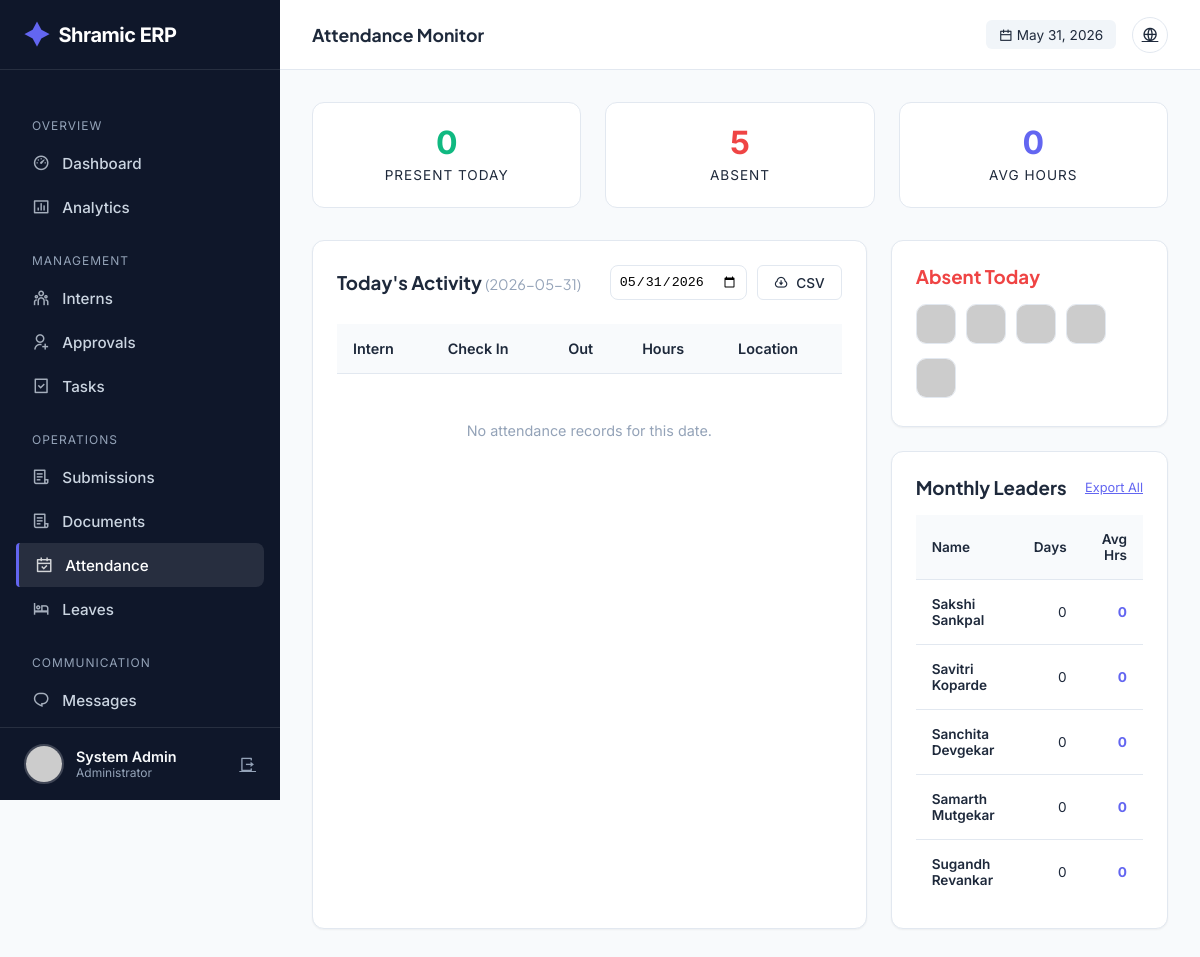
The page /admin/attendance (signed in) on the database as committed earlier.
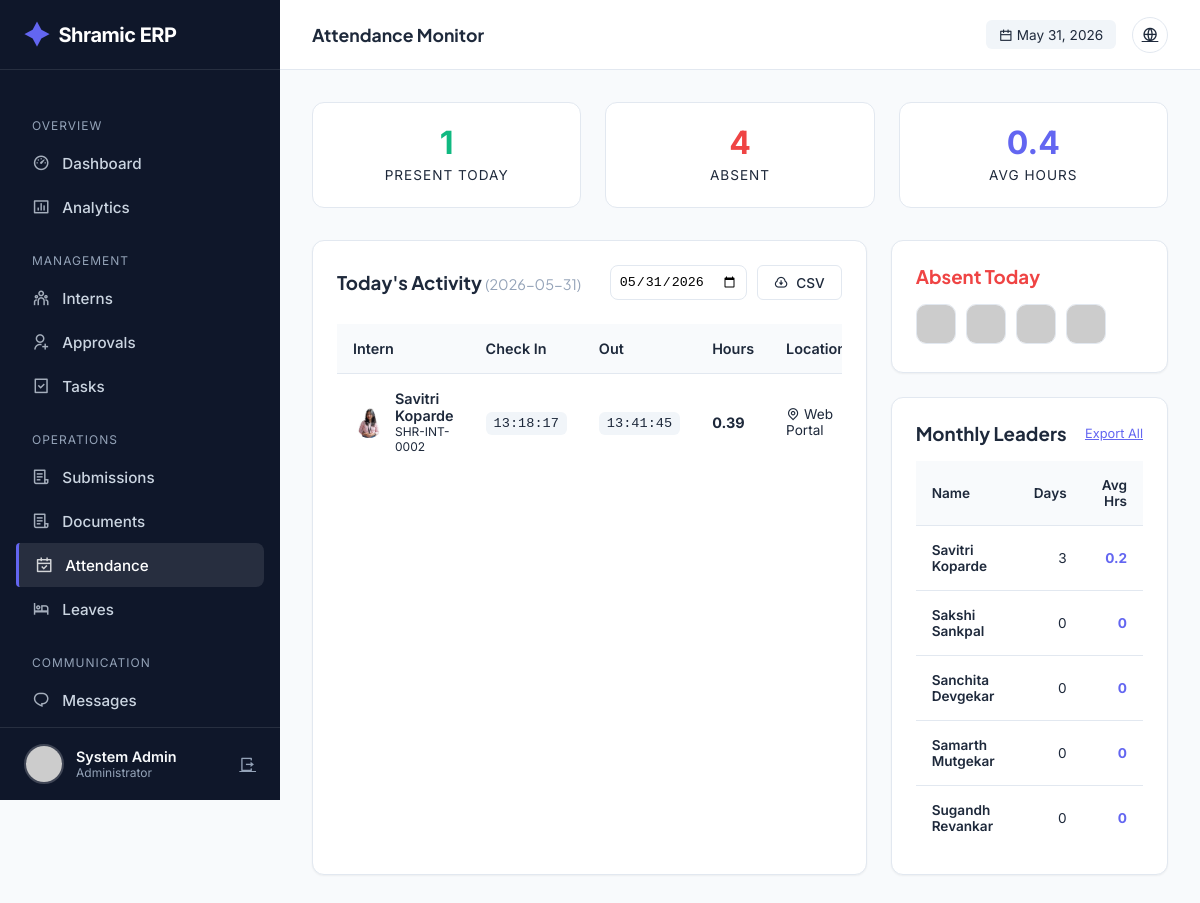
The same page on the database as committed later.
### tables this page shows
CREATE TABLE users (
            id INTEGER PRIMARY KEY AUTOINCREMENT,
            intern_id TEXT UNIQUE,
            usn TEXT UNIQUE NOT NULL,
            full_name TEXT NOT NULL,
            phone TEXT NOT NULL,
            email TEXT UNIQUE NOT NULL,
            password_hash TEXT NOT NULL,
            role TEXT NOT NULL,
            photo_url TEXT,
            status TEXT DEFAULT 'PENDING',
            is_admin BOOLEAN DEFAULT 0,
            department TEXT,
            join_date DATE,
            emergency_contact TEXT,
            address TEXT,
            last_login TIMESTAMP,
            login_count INTEGER DEFAULT 0,
            created_at TIMESTAMP DEFAULT CURRENT_TIMESTAMP,
            updated_at TIMESTAMP DEFAULT CURRENT_TIMESTAMP
        );

CREATE TABLE attendance (
            id INTEGER PRIMARY KEY AUTOINCREMENT,
            user_id INTEGER,
            date DATE NOT NULL,
            check_in_time TIMESTAMP,
            check_out_time TIMESTAMP,
            work_hours REAL,
            location TEXT,
            ip_address TEXT,
            notes TEXT,
            status TEXT DEFAULT 'PRESENT',
            FOREIGN KEY (user_id) REFERENCES users(id),
            UNIQUE(user_id, date)
        );

### app.py (the view)
@app.route('/admin/attendance')
@login_required
@admin_required
def admin_attendance():
    conn = get_db_connection()
    cur = conn.cursor()
    date_filter = request.args.get('date', format_datetime(get_current_date(), '%Y-%m-%d'))
    cur.execute("""
        SELECT u.id, u.intern_id, u.full_name, u.role, u.photo_url, u.department,
               a.check_in_time, a.check_out_time, a.work_hours, a.location
        FROM attendance a
        JOIN users u ON a.user_id = u.id
        WHERE a.date = ?
        ORDER BY a.check_in_time DESC
    """, (date_filter,))
    today_attendance = cur.fetchall()
    cur.execute("""
        SELECT u.intern_id, u.full_name, u.role, u.department,
               COUNT(a.id) as days_present,
               SUM(a.work_hours) as total_hours,
               AVG(a.work_hours) as avg_hours
        FROM users u
        LEFT JOIN attendance a ON u.id = a.user_id
            AND strftime('%Y-%m', a.date) = strftime('%Y-%m', 'now')
        WHERE u.is_admin = 0 AND u.status = 'APPROVED'
        GROUP BY u.id, u.intern_id, u.full_name, u.role, u.department
        ORDER BY days_present DESC
    """)
    monthly_summary = cur.fetchall()
    cur.execute("""
        SELECT u.id, u.intern_id, u.full_name, u.role, u.department, u.photo_url
        FROM users u
        WHERE u.is_admin = 0 AND u.status = 'APPROVED'
        AND u.id NOT IN (
            SELECT user_id FROM attendance WHERE date = ?
        )
    """, (date_filter,))
    absent_today = cur.fetchall()
    conn.close()
    return render_template('admin/attendance.html',
        today_attendance=today_attendance,
        monthly_summary=monthly_summary,
        absent_today=absent_today,
        date_filter=date_filter
    )

### app.py (called while the page is built)
@app.before_request
def make_session_permanent():
    session.permanent = True
    app.permanent_session_lifetime = timedelta(days=365)

def get_db_connection():
    conn = sqlite3.connect(DATABASE, timeout=30)
    conn.execute("PRAGMA busy_timeout = 30000")
    conn.row_factory = sqlite3.Row
    return conn

def get_current_datetime():
    return datetime.now(TIMEZONE)

def get_current_date():
    return get_current_datetime().date()

def format_datetime(dt, format_str='%Y-%m-%d %H:%M:%S'):
    if dt is None: return None
    if isinstance(dt, str): return dt
    return dt.strftime(format_str)

@login_manager.user_loader
def load_user(user_id):
    conn = get_db_connection()
    cur = conn.cursor()
    cur.execute("SELECT * FROM users WHERE id = ?", (user_id,))
    user_data = cur.fetchone()
    conn.close()
    return User(dict(user_data)) if user_data else None

@app.before_request
def before_request():
        pass

### templates/admin/attendance.html (shortened to what the changed rows need)
{% extends "admin/base.html" %} {% block page_title %}Attendance Monitor{%
endblock %} {% block content %}
<div class="att-stats">
  <div class="stat-box">
    <div class="stat-val" style="color: var(--success)">
      {{ today_attendance|length }}
    </div>
    <div class="stat-lbl">Present Today</div>
  </div>
  <div class="stat-box">
    <div class="stat-val" style="color: var(--danger)">
      {{ absent_today|length }}
    </div>
    <div class="stat-lbl">Absent</div>
  </div>
  <div class="stat-box">
    {% set total_hrs = namespace(value=0) %} {% for r in today_attendance %}{%
    if r.work_hours %}{% set total_hrs.value = total_hrs.value + r.work_hours
    %}{% endif %}{% endfor %}
    <div class="stat-val" style="color: var(--primary)">
      {{ (total_hrs.value / today_attendance|length)|round(1) if
      today_attendance|length > 0 else 0 }}
    </div>
    <div class="stat-lbl">Avg Hours</div>
  </div>
</div>
<div style="display: grid; grid-template-columns: 2fr 1fr; gap: 1.5rem">
  <div class="card">
    <div class="table-container">
      <table>
        <thead>
          <tr>
            <th>Intern</th>
            <th>Check In</th>
            <th>Out</th>
            <th>Hours</th>
            <th>Location</th>
          </tr>
        </thead>
        <tbody>
          {% for record in today_attendance %}
          <tr class="attendance-row">
            <td>
              <div style="display: flex; align-items: center; gap: 10px">
                <img
                  src="{{ url_for('static', filename='uploads/profiles/' + record.photo_url) if record.photo_url else 'https://ui-avatars.com/api/?name=' + record.full_name }}"
                  style="
                    width: 32px;
                    height: 32px;
                    border-radius: 50%;
                    object-fit: cover;
                  "
                />
                <div>
                  <div style="font-weight: 600">{{ record.full_name }}</div>
                  <div style="font-size: 0.75rem; color: var(--text-secondary)">
                    {{ record.intern_id }}
                  </div>
                </div>
              </div>
            </td>
            <td>
              <span class="time-badge"
                >{{ record.check_in_time.split(' ')[1] }}</span
              >
            </td>
            <td>
              {% if record.check_out_time %}
              <span class="time-badge"
                >{{ record.check_out_time.split(' ')[1] }}</span
              >
              {% endif %}
            </td>
            <td style="font-weight: 700; color: var(--text-main)">
              {{ record.work_hours if record.work_hours else '-' }}
            </td>
            <td style="font-size: 0.85rem; color: var(--text-secondary)">
              <i class="ri-map-pin-line"></i> {{ record.location or 'Remote' }}
            </td>
          </tr>
          {% else %}
          <tr>
            <td
              colspan="5"
              style="
                text-align: center;
                padding: 3rem;
                color: var(--text-light);
              "
            >
              No attendance records for this date.
            </td>
          </tr>
          {% endfor %}
        </tbody>
      </table>
    </div>
  </div>
  <div style="display: flex; flex-direction: column; gap: 1.5rem">
    <div class="card">
      {% if absent_today %}
      <div class="absent-grid">
        {% for user in absent_today %}
        <div class="absent-item" data-name="{{ user.full_name }}">
          <a href="{{ url_for('admin_intern_detail', intern_id=user['id']) }}">
            <img
              src="{{ url_for('static', filename='uploads/profiles/' + user.photo_url) if user.photo_url else 'https://ui-avatars.com/api/?name=' + user.full_name }}"
              alt="{{ user.full_name }}"
            />
          </a>
        </div>
        {% endfor %}
      </div>
      {% else %}
      <div style="text-align: center; padding: 2rem; color: var(--success)">
        <i class="ri-check-double-line" style="font-size: 2rem"></i>
        <p style="margin-top: 0.5rem; font-size: 0.9rem">100% Attendance!</p>
      </div>
      {% endif %}
    </div>
    <div class="card">
      <div class="table-container">
        <table style="font-size: 0.85rem">
          <thead>
            <tr>
              <th>Name</th>
              <th style="text-align: right">Days</th>
              <th style="text-align: right">Avg Hrs</th>
            </tr>
          </thead>
          <tbody>
            {% for summary in monthly_summary[:5] %}
            <tr>
              <td style="font-weight: 600">{{ summary.full_name }}</td>
              <td style="text-align: right">{{ summary.days_present }}</td>
              <td
                style="
                  text-align: right;
                  color: var(--primary);
                  font-weight: 700;
                "
              >
                {{ (summary.avg_hours or 0)|round(1) }}
              </td>
            </tr>
            {% endfor %}
          </tbody>
        </table>
      </div>
    </div>
  </div>
</div>
{% endblock %}

Rows that differ between the two databases and show on the page:
added attendance: photo_url (picture), full_name "Savitri Koparde", intern_id "SHR-INT-0002", check_in_time "13:18:17", check_out_time "13:41:45", work_hours "0.39", location "Web Portal"
changed users "Savitri Koparde": days_present "0" → "3"; is_admin "0" → "0.2"; moves up the list
Other text that changed with them:
{{ today_attendance|length }}: "0" → "1"
{{ absent_today|length }}: "5" → "4"
text no longer shown: "0 No attendance records for this date."
text now shown: "0.4"
